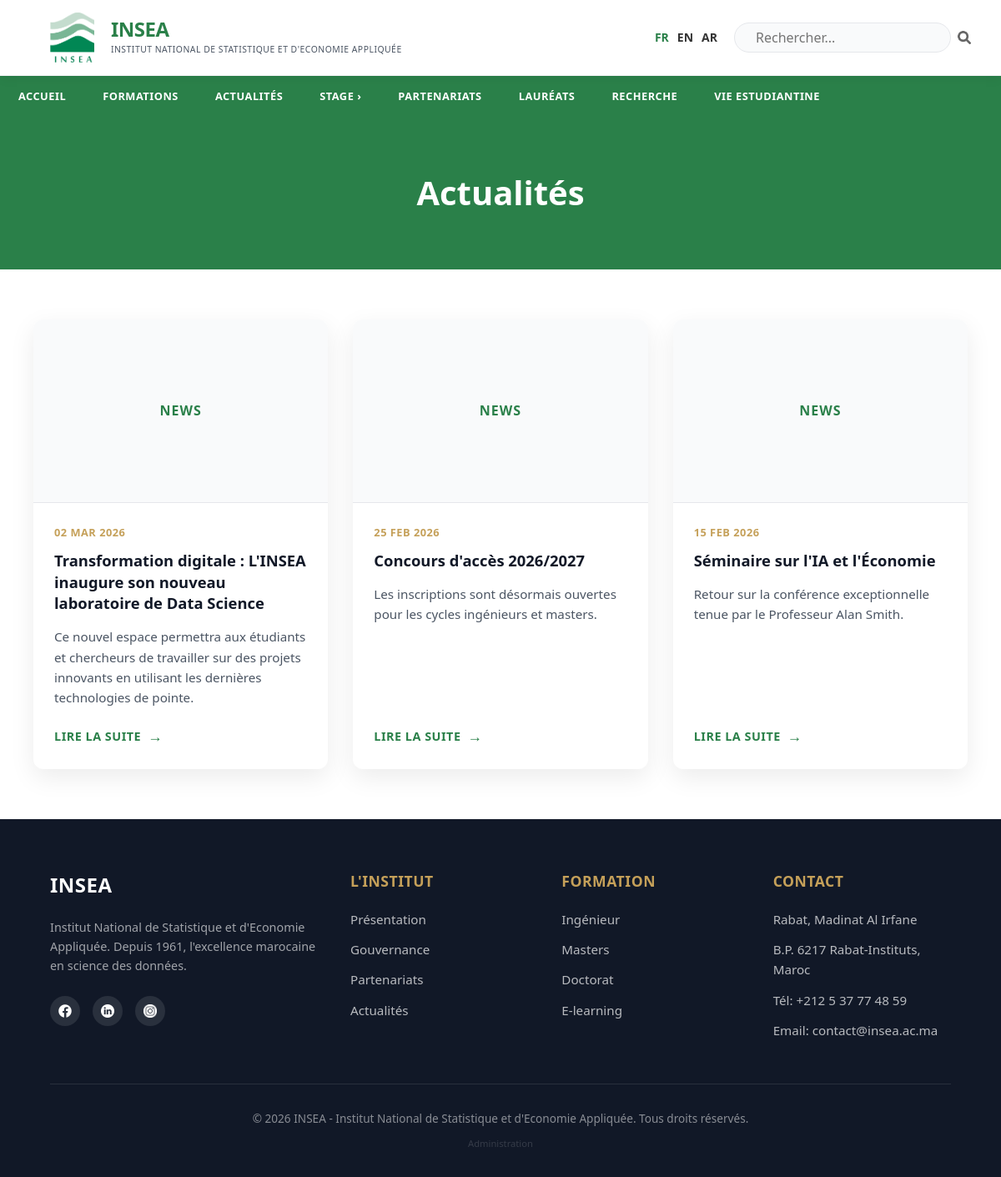
The app's page /components/PHP/actualites.php with its own data.
### tables this page shows
CREATE TABLE IF NOT EXISTS news_translations (
    id INT AUTO_INCREMENT PRIMARY KEY,
    news_id INT NOT NULL,
    language_id INT NOT NULL,
    title VARCHAR(255) NOT NULL,
    content TEXT NOT NULL,
    FOREIGN KEY (news_id) REFERENCES news(id) ON DELETE CASCADE,
    FOREIGN KEY (language_id) REFERENCES languages(id) ON DELETE CASCADE
);

CREATE TABLE IF NOT EXISTS news (
    id INT AUTO_INCREMENT PRIMARY KEY,
    publish_date DATE NOT NULL,
    image_url VARCHAR(255),
    link_url VARCHAR(255),
    is_featured BOOLEAN DEFAULT FALSE,
    created_at TIMESTAMP DEFAULT CURRENT_TIMESTAMP
);

### components/PHP/lang_handler.php (called while the page is built, shortened)
<?php
$current_lang = isset($_SESSION['lang']) ? $_SESSION['lang'] : 'fr';
$translations = include __DIR__ . '/../languages/' . $current_lang . '.php';
function __($key) {
    global $translations;
    return isset($translations[$key]) ? $translations[$key] : $key;
}
function truncate_text($text, $limit = 150) {
    if (strlen($text) <= $limit) return $text;
    $text = substr($text, 0, $limit);
    $text = substr($text, 0, strrpos($text, ' '));
    return $text . '...';
}
?>

### components/PHP/actualites.php (the view, shortened to what this page needs)
<?php
include 'header.php';
require_once 'db_connect.php';
$lang_code = get_lang_code();
$lang_id = get_language_id($pdo, $lang_code);
$stmt = $pdo->prepare("
    SELECT n.id, n.publish_date, nt.title, nt.content, n.image_url, n.link_url
    FROM news n
    JOIN news_translations nt ON n.id = nt.news_id
    WHERE nt.language_id = ?
    ORDER BY n.publish_date DESC
");
$stmt->execute([$lang_id]);
$news_list = $stmt->fetchAll();
?>
<main class="main-content">
    <section class="page-banner">
        <h1><?php echo __('nav_actualites'); ?></h1>
    </section>
    <section class="content-container">
        <div class="news-grid">
            <?php foreach ($news_list as $news): ?>
                <?php
                    $news_img = 'NEWS';
                ?>
                <article class="news-card">
                    <div class="news-img">
                        <?php echo $news_img; ?>
                    </div>
                    <div class="news-content">
                        <div class="news-date"><?php echo date('d M Y', strtotime($news['publish_date'])); ?></div>
                        <h3><?php echo htmlspecialchars($news['title']); ?></h3>
                        <p><?php echo truncate_text($news['content'], 150); ?></p>
                        <a href="article.php?id=<?php echo (int)$news['id']; ?>" class="link-arrow"><?php echo __('read_more'); ?></a>
                    </div>
                </article>
            <?php endforeach; ?>
        </div>
    </section>
</main>
<?php include 'footer.php'; ?>

### components/CSS/style.css (style rules this page uses)
:root { --insea-green: #2A8049; --insea-green-dark: #1E5C34; --insea-green-light: #E9F4ED; --insea-gold: #C5A059; --white: #ffffff; --gray-50: #f9fafb; --gray-100: #f3f4f6; --gray-200: #e5e7eb; --gray-600: #4b5563; --gray-800: #1f2937; --gray-900: #111827; --transition-fast: 0.2s ease; --transition-mid: 0.3s ease; --shadow: 0 6px 15px -3px rgba(0, 0, 0, 0.08), 0 4px 6px -4px rgba(0, 0, 0, 0.04); --shadow-lg: 0 15px 30px -5px rgba(0, 0, 0, 0.12), 0 10px 15px -5px rgba(0, 0, 0, 0.08); }
* { margin: 0; padding: 0; box-sizing: border-box; -webkit-font-smoothing: antialiased; }
body { font-family: 'Segoe UI', Roboto, Helvetica, Arial, sans-serif; line-height: 1.6; color: var(--gray-800); background-color: var(--white); overflow-x: hidden; }
a { text-decoration: none; color: inherit; transition: var(--transition-fast); }
.news-grid { max-width: 1200px; margin: 0 auto 30px; display: grid; grid-template-columns: repeat(3, 1fr); gap: 30px; padding: 0 20px; }
.news-card { background: var(--white); border-radius: 12px; overflow: hidden; box-shadow: 0 10px 30px rgba(0,0,0,0.08); display: flex; flex-direction: column; transition: all var(--transition-mid); border: 1px solid var(--gray-300); }
.news-img { height: 220px; background: var(--gray-50); display: flex; align-items: center; justify-content: center; color: var(--insea-green); font-weight: 800; text-transform: uppercase; letter-spacing: 1px; border-bottom: 1px solid var(--gray-200); overflow: hidden; position: relative; }
.news-content { padding: 25px; flex-grow: 1; display: flex; flex-direction: column; }
.news-date { font-size: 0.8rem; color: var(--insea-gold); font-weight: 700; margin-bottom: 10px; text-transform: uppercase; letter-spacing: 0.5px; }
.news-content h3 { font-size: 1.15rem; color: var(--gray-900); margin-bottom: 15px; font-weight: 800; line-height: 1.4; }
.news-content p { font-size: 0.95rem; color: var(--gray-600); margin-bottom: 20px; flex-grow: 1; line-height: 1.6; }
.link-arrow { display: inline-flex; align-items: center; gap: 8px; color: var(--insea-green); font-weight: 700; font-size: 0.9rem; text-transform: uppercase; letter-spacing: 0.5px; }
.link-arrow::after { content: '→'; font-size: 1.1rem; transition: 0.2s; }
.page-banner { background: var(--insea-green); color: var(--white); padding: 60px 5%; text-align: center; }
.page-banner h1 { font-size: 2.5rem; font-weight: 800; }
.content-container { max-width: 1200px; margin: 60px auto; padding: 0 20px; }

### records on screen
news_translations: news_img "NEWS", news.publish_date "02 MAR 2026", title "Transformation digitale : L'INSEA inaugure son nouveau laboratoire de Data Science", content "Ce nouvel espace permettra aux étudiants et chercheurs de travailler sur des projets innovants en utilisant les dernières technologies de pointe."
news_translations: news_img "NEWS", news.publish_date "25 FEB 2026", title "Concours d'accès 2026/2027", content "Les inscriptions sont désormais ouvertes pour les cycles ingénieurs et masters."
news_translations: news_img "NEWS", news.publish_date "15 FEB 2026", title "Séminaire sur l'IA et l'Économie", content "Retour sur la conférence exceptionnelle tenue par le Professeur Alan Smith."

### other values on screen
__('logo_title') "INSEA"
__('logo_subtitle') "INSTITUT NATIONAL DE STATISTIQUE ET D'ECONOMIE APPLIQUÉE"
__('nav_home') "ACCUEIL"
__('nav_formations') "FORMATIONS"
__('nav_actualites') "ACTUALITÉS"
__('nav_stage') "STAGE"
__('nav_partenariats') "PARTENARIATS"
__('nav_laureats') "LAURÉATS"
__('nav_recherche') "RECHERCHE"
__('nav_vie_estudiantine') "VIE ESTUDIANTINE"
__('nav_actualites') "Actualités"
__('footer_about_text') "Institut National de Statistique et d'Economie Appliquée. Depuis 1961, l'excellence marocaine en science des données."
__('footer_institute') "L'INSTITUT"
__('presentation') "Présentation"
__('governance') "Gouvernance"
